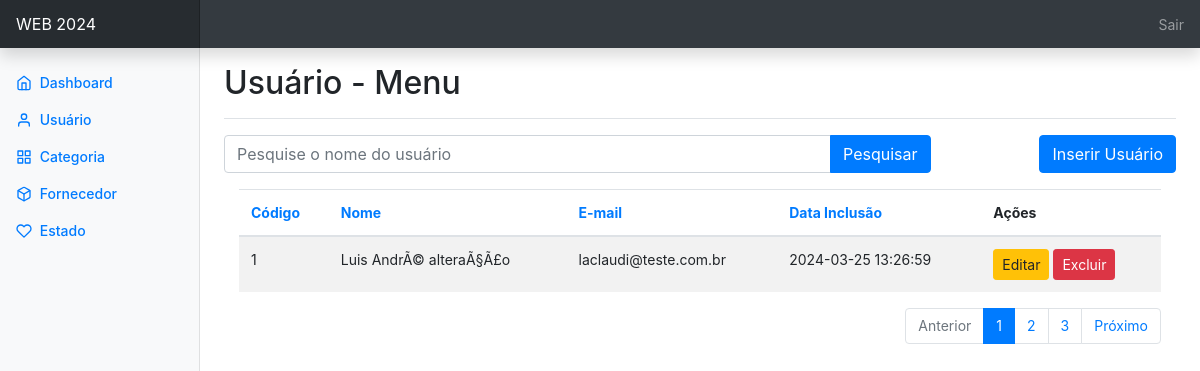
The page /admin/usuario_menu.php on the database its author committed.
### tables this page shows
CREATE TABLE `usuario` (
  `id` int(11) NOT NULL,
  `nome` varchar(60) NOT NULL,
  `sobrenome` varchar(40) NOT NULL,
  `email` varchar(80) NOT NULL,
  `senha` char(40) NOT NULL,
  `data_inclusao` datetime NOT NULL,
  `data_alteracao` datetime NOT NULL
);

### web/admin/usuario_menu.php (the view, shortened to what this page needs)
<?php
    include_once('../include/cabecalho_admin.php');
    require_once('../include/conexao.php');
    $exiba = 1;
    $where = mysqli_real_escape_string($dbc, trim(
        isset($_GET['q'])) ? $_GET['q'] : '');
    if (isset($_GET['p']) && is_numeric($_GET['p']))
    {
        $pagina = $_GET['p'];
    } else
    {
        $q = "SELECT COUNT(id) FROM usuario WHERE nome like
            '%$where%'";
        $r = @mysqli_query($dbc, $q);
        $row = @mysqli_fetch_array($r, MYSQLI_NUM);
        $qtde = $row[0];
        if ($qtde > $exiba)
        {
            $pagina = ceil($qtde / $exiba);
        } else {
            $pagina = 1;
        }
    }
    if (isset($_GET['s']) && is_numeric($_GET['s'])) {
        $inicio = $_GET['s'];
    } else {
        $inicio = 0;
    }
    $ordem = isset($_GET['ordem']) ? $_GET['ordem'] : 'id';
    switch ($ordem) {
        case 'id' :
            $order_by = 'id';
            break;
        }
    $q = "SELECT id, nome, sobrenome, email, data_inclusao
            FROM usuario
            WHERE nome like '%$where%'
            ORDER BY $order_by
            LIMIT $inicio, $exiba";
    $r = @mysqli_query($dbc, $q);
    if (mysqli_num_rows($r) > 0) {
        $saida = "<div class='table-responsive col-md-12'>
            <table class='table table-striped'>
                <thead>
                    <tr>
                        <th><a href='usuario_menu.php?ordem=id'>Código</a></th>
                        <th><a href='usuario_menu.php?ordem=n'>Nome</a></th>
                        <th><a href='usuario_menu.php?ordem=e'>E-mail</a></th>
                        <th><a href='usuario_menu.php?ordem=d'>Data Inclusão</a></th>
                        <th>Ações</th>
                    </tr>
                </thead>
                <tbody>";
        while ($row = mysqli_fetch_array($r, MYSQLI_ASSOC))
        {
            $saida .= "<tr>
                        <td>" . $row['id'] . "</td>" .
                        "<td>" . $row['nome'] . "</td>" .
                        "<td>" . $row['email'] . "</td>" .
                        "<td>" . $row['data_inclusao'] . "</td>" .
                        "<td>
                            <a href='usuario_alt.php?id=".$row['id']."'
                                class='btn btn-sm btn-warning'>Editar</a>
                            <a href='usuario_exc.php?id=".$row['id']."'
                                class='btn btn-sm btn-danger'>Excluir</a>
                        </td>
                       </tr>";
        }
        $saida .= "</tbody></table>";
    }
    if ($pagina > 1)
    {
        $pag = '';
        $pagina_correta = ($inicio / $exiba) + 1;
        if ($pagina_correta != 1)
        {
            $pag .= '<li class="page-item">
            <a class="page-link" href="usuario_menu.php?s=' .
            ($inicio - $exiba) . '&p=' . $pagina .
            '&ordem=' . $ordem . '&q=' . $where . '">Anterior</a></li>';
        }
        else
        {
            $pag .= '<li class="page-item disabled">
            <a class="page-link">Anterior</a></li>';
        }
        for ($i = 1; $i <= $pagina; $i++) {
            if ($i != $pagina_correta) {
                $pag .= '<li class="page-item">
                <a class="page-link" href="usuario_menu.php?s=' .
                ($exiba * ($i - 1)) . '&p=' . $pagina .
                '&ordem=' . $ordem . '&q=' . $where . '">' . $i .
                '</a></li>';
            } else {
                $pag .= '<li class="page-item active">
                    <a class="page-link">' . $i . '</a></li>';
            }
        }
        if ($pagina_correta != $pagina)
        {
            $pag .= '<li class="page-item">
            <a class="page-link" href="usuario_menu.php?s=' .
            ($inicio + $exiba) . '&p=' . $pagina .
            '&ordem=' . $ordem . '&q=' . $where . '">Próximo</a></li>';
        }
        else
        {
            $pag .= '<li class="page-item disabled">
            <a class="page-link">Próximo</a></li>';
        }
    }
?>
<div class="d-flex justify-content-between flex-wrap flex-md-nowrap align-items-center pt-3 pb-2 mb-3 border-bottom">
    <h1 class="h2">Usuário - Menu</h1>
</div>
<div class="row mb-3">
    <div class="col-md-9">
        <div class="input-group">
            <input type="text" class="form-control"
                placeholder="Pesquise o nome do usuário"
                id="busca" />
            <div class="input-group-append">
                <a class="btn btn-primary"
                    href="#"
                    onclick="this.href='usuario_menu.php?q='+
                    document.getElementById('busca').value">
                    <i class="fa fa-search"></i> Pesquisar
                </a>
            </div>
        </div>
    </div>
    <div class="col-md-3 text-right">
        <a href="usuario_cad.php" class="btn btn-primary">
            Inserir Usuário
        </a>
    </div>
</div>
<?php echo $saida; ?>
    <div class='row'>
        <div class='col-md-12'>
        <ul class='pagination justify-content-end'>
            <?php if (isset($pag)) echo $pag; ?>
        </ul>
        </div>
    </div>
<?php
    include_once('../include/rodape_admin.php');
?>

### web/css/dashboard.css (style rules this page uses)
body { font-size: .875rem; }

### rows shown on the page
usuario: id "1", nome "Luis AndrÃ© alteraÃ§Ã£o", email "laclaudi@teste.com.br", data_inclusao "2024-03-25 13:26:59"
